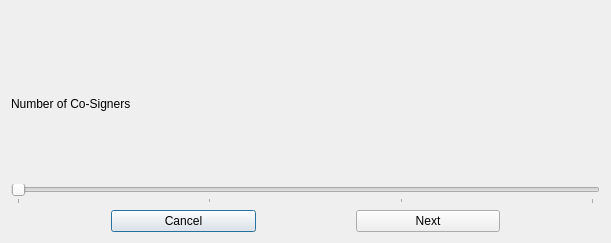
<?xml version="1.0" encoding="UTF-8"?>
<ui version="4.0">
 <class>MultiSigSetupChooseNumSigners</class>
 <widget class="QDialog" name="MultiSigSetupChooseNumSigners">
  <property name="geometry">
   <rect>
    <x>0</x>
    <y>0</y>
    <width>611</width>
    <height>243</height>
   </rect>
  </property>
  <property name="sizePolicy">
   <sizepolicy hsizetype="Expanding" vsizetype="Expanding">
    <horstretch>0</horstretch>
    <verstretch>0</verstretch>
   </sizepolicy>
  </property>
  <property name="windowTitle">
   <string>Multi-signature Wallet Setup</string>
  </property>
  <layout class="QVBoxLayout" name="verticalLayout" stretch="0,0,0">
   <property name="topMargin">
    <number>30</number>
   </property>
   <item>
    <layout class="QHBoxLayout" name="horizontalLayout" stretch="0">
     <item>
      <widget class="QLabel" name="label">
       <property name="text">
        <string>Number of Co-Signers</string>
       </property>
       <property name="alignment">
        <set>Qt::AlignLeading|Qt::AlignLeft|Qt::AlignVCenter</set>
       </property>
      </widget>
     </item>
    </layout>
   </item>
   <item>
    <widget class="QSlider" name="numSignerSlider">
     <property name="minimum">
      <number>2</number>
     </property>
     <property name="maximum">
      <number>5</number>
     </property>
     <property name="orientation">
      <enum>Qt::Horizontal</enum>
     </property>
     <property name="tickPosition">
      <enum>QSlider::TicksBelow</enum>
     </property>
     <property name="tickInterval">
      <number>1</number>
     </property>
    </widget>
   </item>
   <item>
    <layout class="QHBoxLayout" name="horizontalLayout_5">
     <property name="spacing">
      <number>100</number>
     </property>
     <property name="leftMargin">
      <number>100</number>
     </property>
     <property name="rightMargin">
      <number>100</number>
     </property>
     <item>
      <widget class="QPushButton" name="btnCancel">
       <property name="text">
        <string>Cancel</string>
       </property>
       <property name="shortcut">
        <string>Esc</string>
       </property>
      </widget>
     </item>
     <item>
      <widget class="QPushButton" name="btnNext">
       <property name="text">
        <string>Next</string>
       </property>
       <property name="shortcut">
        <string>Return</string>
       </property>
      </widget>
     </item>
    </layout>
   </item>
  </layout>
 </widget>
 <resources/>
 <connections/>
</ui>
